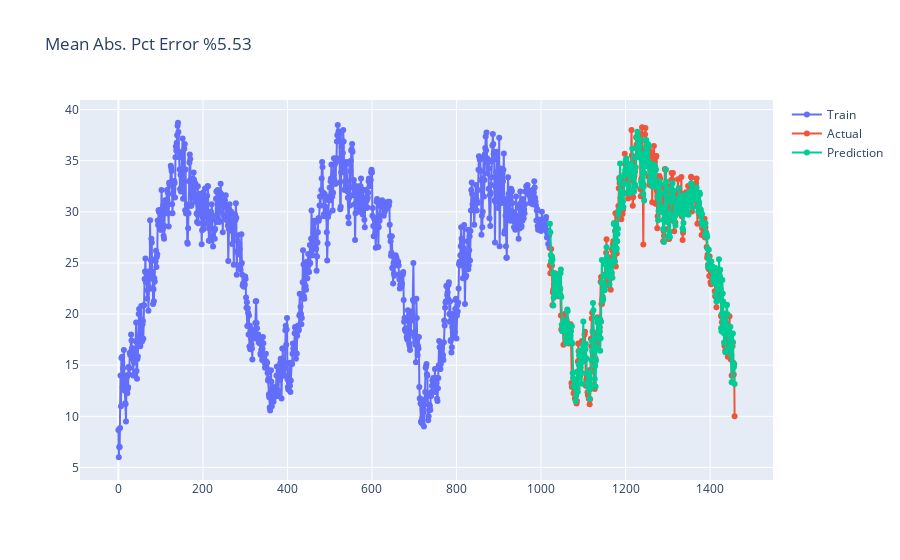

Source (notebook cell):
### Markdown cell above
# Train Model

### Code cell
y = pd.DataFrame(reframed['var1(t)'])

X = pd.DataFrame(reframed[features])

train_linear_model(X,y)

### Figure 1 — Plotly figure (JSON) as saved in the notebook; plotly's stock layout.template omitted (floating-point values rounded to 4 significant figures; data arrays with more than 128 entries replaced by an {"elided": "..."} marker saying what was removed)
{"data": [{"mode": "lines+markers", "name": "Train", "type": "scatter", "x": {"elided": "1021 int values"}, "y": {"elided": "1021 float values"}}, {"mode": "lines+markers", "name": "Actual", "type": "scatter", "x": {"elided": "438 int values"}, "y": {"elided": "438 float values"}}, {"mode": "lines+markers", "name": "Prediction", "type": "scatter", "x": {"elided": "438 int values"}, "y": {"elided": "438 float values"}}], "layout": {"title": {"text": "Mean Abs. Pct Error %5.53"}}}
